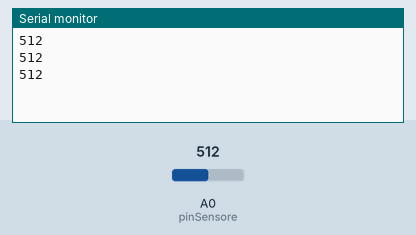
The sketch below on a simulated Arduino Uno, built with avr-gcc and run on an emulated ATmega328P. On the bench: the last lines printed to the serial monitor. Inputs (shaded band) come from the test bench; at power-on: A0 (pinSensore) = 512.

Above: at 1.3 s.
1.4 s: A0 (pinSensore) set to 716
At 1.9 s:
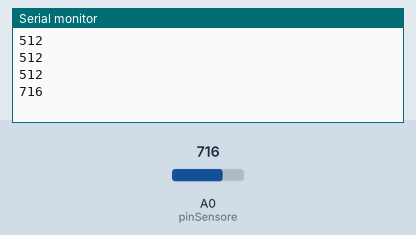
2.9 s: A0 (pinSensore) set to 900
At 3.4 s:
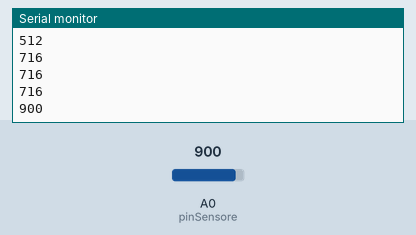
Timing chart, 0 to 5.9 s (numbered marks = the images above; inputs shaded):
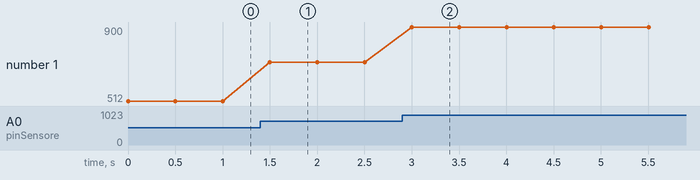

The sketch:

AnalogSensor.ino
```cpp
/*
 *  Esempio di lettura
 *  sensore analogico (sensore CO2)
 *
 */

int pinSensore = 0;
int lettura = -1;

void setup() {
  // apro comunicazione seriale tra Arduino e PC
  Serial.begin(9600);
}

// esegui ripetutamente
void loop() {
  // leggo la tensione sul pinSensore come un numero da 0 a 1023
  lettura = analogRead(pinSensore);
  // la scrivo a schermo sul PC
  Serial.println(lettura);
  // aspetto 500 ms
  delay(500);
}
```

Measured:
- after the input at 1.4 s, the serial monitor: prints a new line after 0.10 s (image 1)
- after the input at 2.9 s, the serial monitor: prints a new line after 0.10 s (image 2)
- plotted number 1: 512 → 716 after the input at 1.4 s, 716 → 900 after the input at 2.9 s
